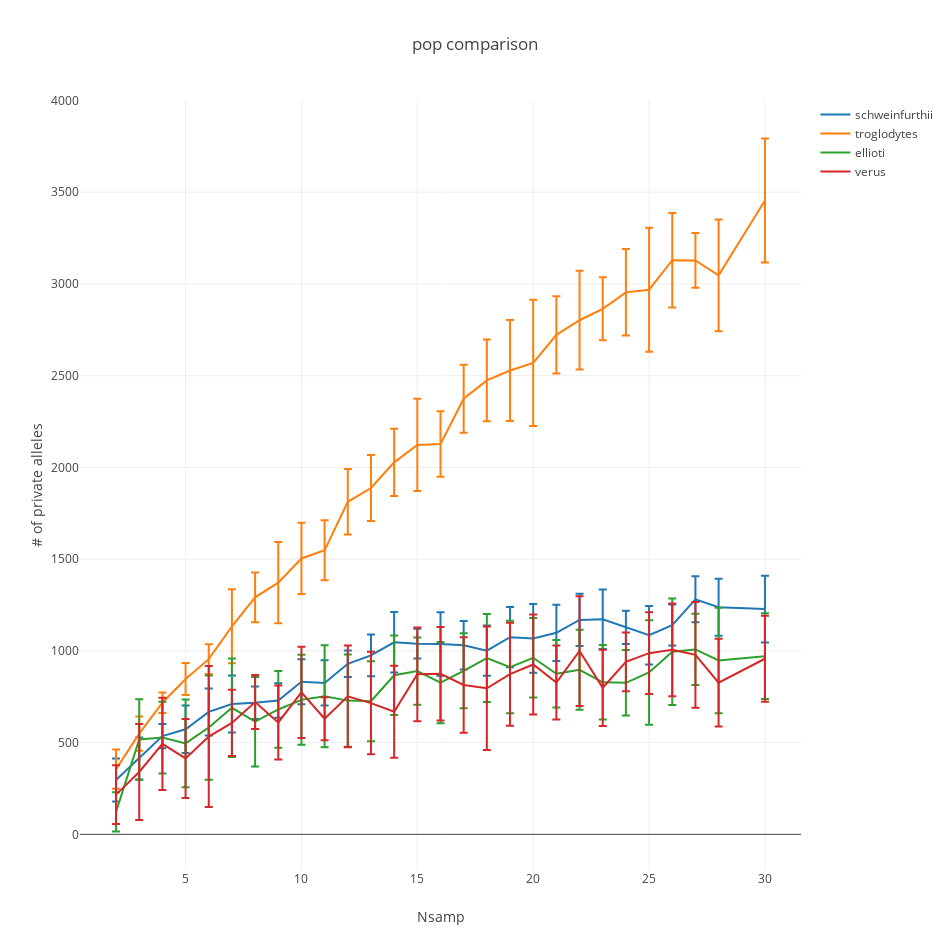

The code cell stored with this chart in its notebook:
### Markdown cell above
**plot**

### Code cell
fig= [go.Scatter(
    x= samp_order,
    y= [pops_dict[pop][x]['mean'] for x in samp_order],
    error_y= dict(
        array= [pops_dict[pop][x]['std'] for x in samp_order],
        type= 'data',
        #symmetric= True,
        visible=True
    ),
    name= pop
) for pop in model_dict.keys()]

layout= go.Layout(
    title= 'pop comparison',
    xaxis= dict(
        title= 'Nsamp'
    ),
    yaxis= dict(
        title= '# of private alleles'
    ),
    height= 950,
    width= 950
)

Figure= go.Figure(data=fig, layout= layout)
iplot(Figure)

### Figure 1 — Plotly figure (JSON) as saved in the notebook; plotly's stock layout.template omitted (floating-point values rounded to 4 significant figures)
{"data": [{"error_y": {"array": [117.2, 113.9, 65.66, 129.9, 128.0, 155.3, 88.66, 94.52, 122.6, 123.5, 72.37, 114.2, 164.9, 81.43, 173.3, 131.8, 137.3, 164.5, 187.3, 153.0, 142.5, 161.8, 90.13, 159.5, 111.9, 125.3, 155.6, 182.2], "type": "data", "visible": true}, "name": "schweinfurthii", "type": "scatter", "uid": "7c331221-0da4-48d7-914d-0c5aa979bf5b", "x": [2, 3, 4, 5, 6, 7, 8, 9, 10, 11, 12, 13, 14, 15, 16, 17, 18, 19, 20, 21, 22, 23, 24, 25, 26, 27, 28, 30], "y": [295.9, 413.4, 535.2, 572.9, 667.3, 709.9, 717.1, 729.5, 832, 825.2, 929.5, 975.3, 1047.0, 1039.0, 1037.0, 1031.0, 1001.0, 1075.0, 1068, 1098.0, 1169.0, 1172, 1128, 1086.0, 1140.0, 1281.0, 1238.0, 1228.0]}, {"error_y": {"array": [106.7, 93.17, 56.25, 87.64, 81.34, 201.9, 135.8, 221.7, 194.3, 163.4, 179.0, 180.2, 183.4, 251.2, 179.0, 185.8, 222.6, 275.2, 343.6, 210.4, 269.0, 171.7, 235.7, 338.2, 257.8, 148.8, 304.6, 337.6], "type": "data", "visible": true}, "name": "troglodytes", "type": "scatter", "uid": "cb71388d-0cfc-42eb-bb11-aaf80789ce5a", "x": [2, 3, 4, 5, 6, 7, 8, 9, 10, 11, 12, 13, 14, 15, 16, 17, 18, 19, 20, 21, 22, 23, 24, 25, 26, 27, 28, 30], "y": [355.5, 549.1, 717.3, 846.8, 954.7, 1134.0, 1292.0, 1372, 1504.0, 1548, 1812.0, 1888.0, 2027.0, 2122.0, 2127.0, 2374.0, 2474.0, 2528.0, 2570.0, 2722.0, 2802.0, 2864.0, 2954.0, 2968.0, 3129, 3128.0, 3047, 3455.0]}, {"error_y": {"array": [107.0, 219.2, 195.0, 238.8, 284.1, 268.2, 244.0, 209.2, 245.2, 278.1, 251.4, 217.8, 216.3, 182.9, 221.6, 204.3, 239.6, 252.1, 216.9, 184.2, 217.9, 203.3, 178.3, 284.5, 290.3, 194.5, 287.9, 233.3], "type": "data", "visible": true}, "name": "ellioti", "type": "scatter", "uid": "c9e8766b-e8bf-45a7-93ca-5ee73e50dc19", "x": [2, 3, 4, 5, 6, 7, 8, 9, 10, 11, 12, 13, 14, 15, 16, 17, 18, 19, 20, 21, 22, 23, 24, 25, 26, 27, 28, 30], "y": [122.5, 516.9, 527.2, 495.7, 582.2, 689.8, 613.9, 680.5, 732.9, 752.7, 728.8, 725.4, 866.9, 889.5, 827.1, 891.3, 960.7, 911.4, 962.2, 875.2, 896.6, 828.5, 825.8, 882.3, 995.2, 1008.0, 947.6, 971.2]}, {"error_y": {"array": [159.5, 261.2, 251.7, 215.2, 384.4, 180.0, 147.4, 201.5, 248.8, 117.6, 276.8, 279.5, 250.6, 255.3, 255.1, 259.7, 336.6, 280.4, 272.5, 201.7, 299.0, 207.7, 160.4, 222.8, 252.7, 288.0, 239.0, 234.3], "type": "data", "visible": true}, "name": "verus", "type": "scatter", "uid": "e51f68eb-721d-4719-a16a-650225e84736", "x": [2, 3, 4, 5, 6, 7, 8, 9, 10, 11, 12, 13, 14, 15, 16, 17, 18, 19, 20, 21, 22, 23, 24, 25, 26, 27, 28, 30], "y": [216.5, 340, 493.1, 413.8, 533.1, 607.5, 721.1, 609.8, 774.2, 629.8, 751.8, 715.4, 667.9, 872.2, 874.9, 814, 795.9, 872.8, 925.7, 827.2, 999.1, 798.7, 940, 987.4, 1005.0, 978.1, 826.6, 956.9]}], "layout": {"height": 950, "title": {"text": "pop comparison"}, "width": 950, "xaxis": {"title": {"text": "Nsamp"}}, "yaxis": {"title": {"text": "# of private alleles"}}}}
